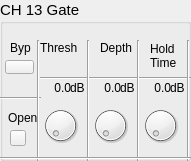
  <widget class="QGroupBox" name="groupBox_15">
   <property name="geometry">
    <rect>
     <x>60</x>
     <y>520</y>
     <width>191</width>
     <height>161</height>
    </rect>
   </property>
   <property name="font">
    <font>
     <pointsize>11</pointsize>
    </font>
   </property>
   <property name="title">
    <string>CH 13 Gate</string>
   </property>
   <widget class="QLabel" name="label_155">
    <property name="geometry">
     <rect>
      <x>10</x>
      <y>40</y>
      <width>21</width>
      <height>16</height>
     </rect>
    </property>
    <property name="font">
     <font>
      <pointsize>9</pointsize>
     </font>
    </property>
    <property name="text">
     <string>Byp</string>
    </property>
   </widget>
   <widget class="QLabel" name="label_156">
    <property name="geometry">
     <rect>
      <x>40</x>
      <y>40</y>
      <width>41</width>
      <height>16</height>
     </rect>
    </property>
    <property name="font">
     <font>
      <pointsize>9</pointsize>
     </font>
    </property>
    <property name="text">
     <string>Thresh</string>
    </property>
   </widget>
   <widget class="QLabel" name="label_157">
    <property name="geometry">
     <rect>
      <x>100</x>
      <y>40</y>
      <width>41</width>
      <height>16</height>
     </rect>
    </property>
    <property name="font">
     <font>
      <pointsize>9</pointsize>
     </font>
    </property>
    <property name="text">
     <string>Depth</string>
    </property>
   </widget>
   <widget class="QLabel" name="label_158">
    <property name="geometry">
     <rect>
      <x>150</x>
      <y>40</y>
      <width>31</width>
      <height>31</height>
     </rect>
    </property>
    <property name="font">
     <font>
      <pointsize>9</pointsize>
     </font>
    </property>
    <property name="text">
     <string>Hold
Time</string>
    </property>
   </widget>
   <widget class="Line" name="line_99">
    <property name="geometry">
     <rect>
      <x>40</x>
      <y>70</y>
      <width>151</width>
      <height>16</height>
     </rect>
    </property>
    <property name="orientation">
     <enum>Qt::Horizontal</enum>
    </property>
   </widget>
   <widget class="Line" name="line_100">
    <property name="geometry">
     <rect>
      <x>0</x>
      <y>90</y>
      <width>41</width>
      <height>16</height>
     </rect>
    </property>
    <property name="orientation">
     <enum>Qt::Horizontal</enum>
    </property>
   </widget>
   <widget class="Line" name="line_101">
    <property name="geometry">
     <rect>
      <x>30</x>
      <y>40</y>
      <width>16</width>
      <height>121</height>
     </rect>
    </property>
    <property name="orientation">
     <enum>Qt::Vertical</enum>
    </property>
   </widget>
   <widget class="Line" name="line_102">
    <property name="geometry">
     <rect>
      <x>80</x>
      <y>40</y>
      <width>16</width>
      <height>121</height>
     </rect>
    </property>
    <property name="orientation">
     <enum>Qt::Vertical</enum>
    </property>
   </widget>
   <widget class="Line" name="line_103">
    <property name="geometry">
     <rect>
      <x>130</x>
      <y>40</y>
      <width>16</width>
      <height>121</height>
     </rect>
    </property>
    <property name="orientation">
     <enum>Qt::Vertical</enum>
    </property>
   </widget>
   <widget class="Line" name="line_104">
    <property name="geometry">
     <rect>
      <x>180</x>
      <y>40</y>
      <width>16</width>
      <height>121</height>
     </rect>
    </property>
    <property name="orientation">
     <enum>Qt::Vertical</enum>
    </property>
   </widget>
   <widget class="OIDDial" name="dial_43">
    <property name="geometry">
     <rect>
      <x>40</x>
      <y>100</y>
      <width>41</width>
      <height>51</height>
     </rect>
    </property>
   </widget>
   <widget class="OIDDial" name="dial_44">
    <property name="geometry">
     <rect>
      <x>90</x>
      <y>100</y>
      <width>41</width>
      <height>51</height>
     </rect>
    </property>
   </widget>
   <widget class="OIDDial" name="dial_45">
    <property name="geometry">
     <rect>
      <x>140</x>
      <y>100</y>
      <width>41</width>
      <height>51</height>
     </rect>
    </property>
   </widget>
   <widget class="Line" name="line_105">
    <property name="geometry">
     <rect>
      <x>0</x>
      <y>150</y>
      <width>191</width>
      <height>16</height>
     </rect>
    </property>
    <property name="orientation">
     <enum>Qt::Horizontal</enum>
    </property>
   </widget>
   <widget class="QLabel" name="label_159">
    <property name="geometry">
     <rect>
      <x>70</x>
      <y>80</y>
      <width>16</width>
      <height>16</height>
     </rect>
    </property>
    <property name="font">
     <font>
      <pointsize>9</pointsize>
     </font>
    </property>
    <property name="text">
     <string>dB</string>
    </property>
   </widget>
   <widget class="QLabel" name="label_160">
    <property name="geometry">
     <rect>
      <x>120</x>
      <y>80</y>
      <width>16</width>
      <height>16</height>
     </rect>
    </property>
    <property name="font">
     <font>
      <pointsize>9</pointsize>
     </font>
    </property>
    <property name="text">
     <string>dB</string>
    </property>
   </widget>
   <widget class="QLabel" name="label_161">
    <property name="geometry">
     <rect>
      <x>170</x>
      <y>80</y>
      <width>16</width>
      <height>16</height>
     </rect>
    </property>
    <property name="font">
     <font>
      <pointsize>9</pointsize>
     </font>
    </property>
    <property name="text">
     <string>dB</string>
    </property>
   </widget>
   <widget class="QLabel" name="ls37">
    <property name="geometry">
     <rect>
      <x>40</x>
      <y>80</y>
      <width>31</width>
      <height>16</height>
     </rect>
    </property>
    <property name="font">
     <font>
      <pointsize>9</pointsize>
     </font>
    </property>
    <property name="text">
     <string>0.0</string>
    </property>
    <property name="alignment">
     <set>Qt::AlignRight|Qt::AlignTrailing|Qt::AlignVCenter</set>
    </property>
   </widget>
   <widget class="QLabel" name="ls38">
    <property name="geometry">
     <rect>
      <x>90</x>
      <y>80</y>
      <width>31</width>
      <height>16</height>
     </rect>
    </property>
    <property name="font">
     <font>
      <pointsize>9</pointsize>
     </font>
    </property>
    <property name="text">
     <string>0.0</string>
    </property>
    <property name="alignment">
     <set>Qt::AlignRight|Qt::AlignTrailing|Qt::AlignVCenter</set>
    </property>
   </widget>
   <widget class="QLabel" name="ls39">
    <property name="geometry">
     <rect>
      <x>140</x>
      <y>80</y>
      <width>31</width>
      <height>16</height>
     </rect>
    </property>
    <property name="font">
     <font>
      <pointsize>9</pointsize>
     </font>
    </property>
    <property name="text">
     <string>0.0</string>
    </property>
    <property name="alignment">
     <set>Qt::AlignRight|Qt::AlignTrailing|Qt::AlignVCenter</set>
    </property>
   </widget>
   <widget class="QLabel" name="label_165">
    <property name="geometry">
     <rect>
      <x>8</x>
      <y>110</y>
      <width>31</width>
      <height>16</height>
     </rect>
    </property>
    <property name="font">
     <font>
      <pointsize>9</pointsize>
     </font>
    </property>
    <property name="text">
     <string>Open</string>
    </property>
   </widget>
   <widget class="OIDStatePushBtn" name="bypass13">
    <property name="geometry">
     <rect>
      <x>5</x>
      <y>60</y>
      <width>29</width>
      <height>14</height>
     </rect>
    </property>
    <property name="text">
     <string/>
    </property>
    <property name="checkable">
     <bool>true</bool>
    </property>
   </widget>
   <widget class="OIDStatus" name="btnOpen_13">
    <property name="enabled">
     <bool>true</bool>
    </property>
    <property name="geometry">
     <rect>
      <x>10</x>
      <y>130</y>
      <width>16</width>
      <height>16</height>
     </rect>
    </property>
    <property name="text">
     <string/>
    </property>
    <property name="checkable">
     <bool>false</bool>
    </property>
   </widget>
  </widget>
